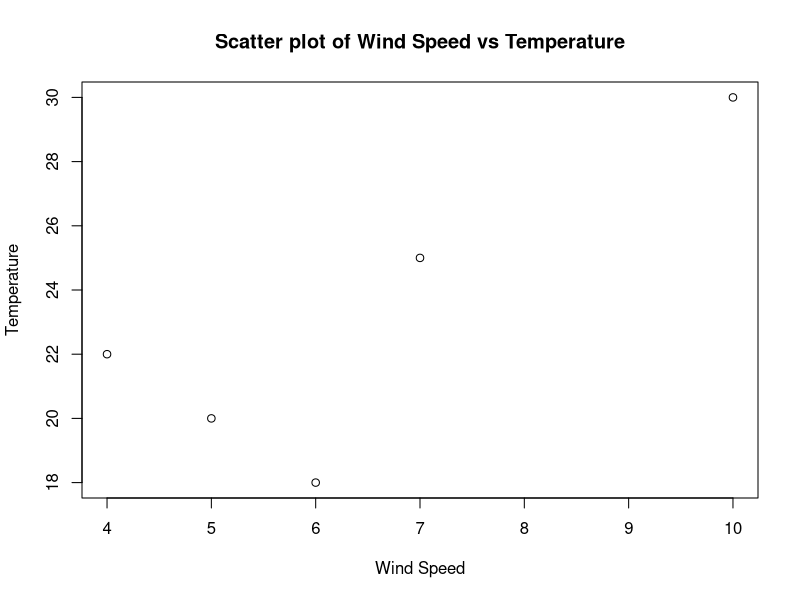

Source code (R):
# Consider Weather dataset
# i) Selecting using the column number
# ii) Selecting using the column name
# iii) Make a scatter plot to compare Wind speed and temperature 

# Sample weather data with similar column names
weather_data <- data.frame(
  Temperature = c(20, 25, 30, 22, 18),
  Wind_Speed = c(5, 7, 10, 4, 6)
)

# i) Selecting using the column number
selected_data_by_number <- weather_data[, c(1, 2)]

# ii) Selecting using the column name
selected_data_by_name <- weather_data[, c("Temperature", "Wind_Speed")]

# iii) Make a scatter plot to compare Wind speed and temperature
plot(weather_data$Wind_Speed, weather_data$Temperature,
     xlab = "Wind Speed", ylab = "Temperature",
     main = "Scatter plot of Wind Speed vs Temperature")
